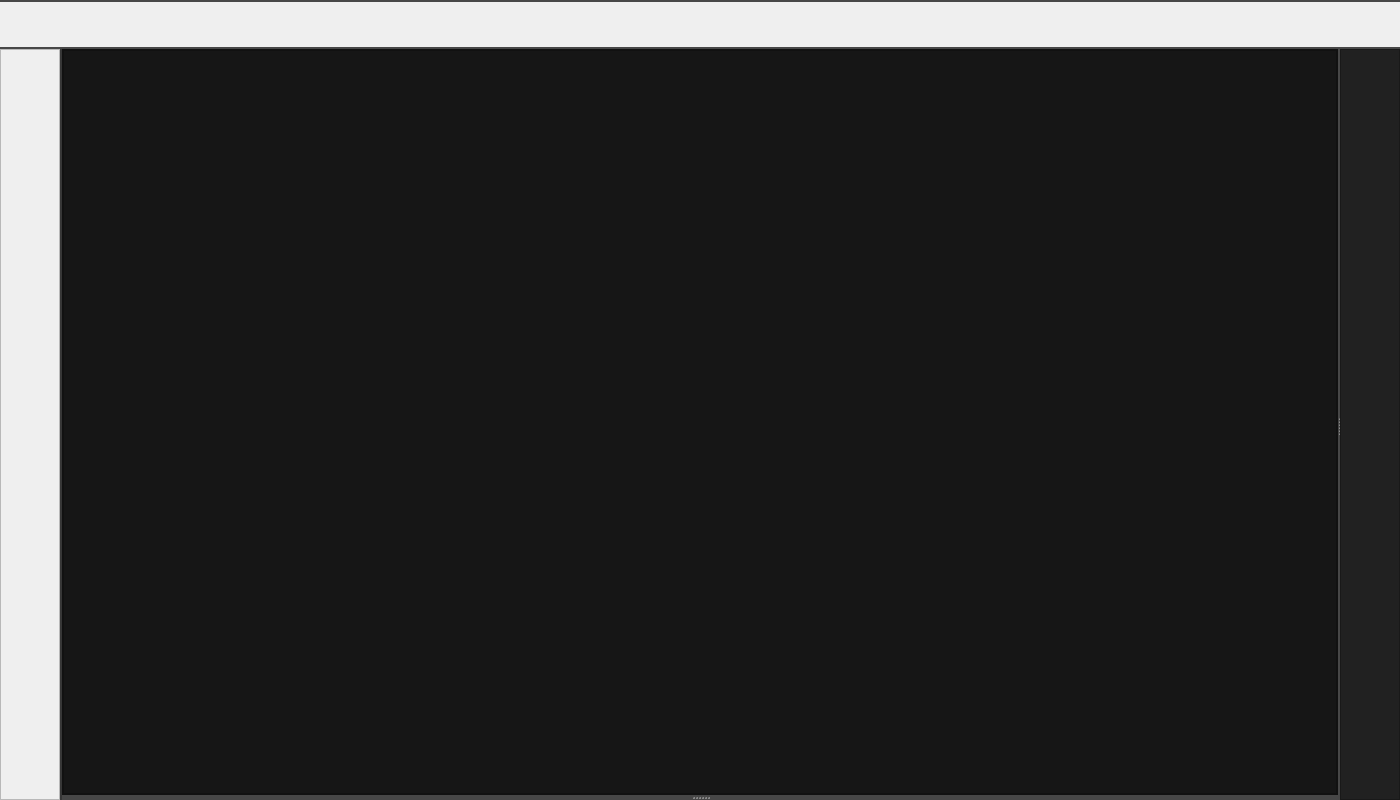
<?xml version="1.0" encoding="UTF-8"?>
<ui version="4.0">
 <class>MainWidget</class>
 <widget class="QFrame" name="MainWidget">
  <property name="windowModality">
   <enum>Qt::WindowModal</enum>
  </property>
  <property name="geometry">
   <rect>
    <x>0</x>
    <y>0</y>
    <width>1400</width>
    <height>800</height>
   </rect>
  </property>
  <property name="sizePolicy">
   <sizepolicy hsizetype="Preferred" vsizetype="Preferred">
    <horstretch>0</horstretch>
    <verstretch>0</verstretch>
   </sizepolicy>
  </property>
  <property name="font">
   <font>
    <stylestrategy>PreferAntialias</stylestrategy>
   </font>
  </property>
  <property name="windowTitle">
   <string>Frame</string>
  </property>
  <property name="styleSheet">
   <string notr="true"/>
  </property>
  <layout class="QVBoxLayout" name="verticalLayout">
   <property name="spacing">
    <number>0</number>
   </property>
   <property name="leftMargin">
    <number>0</number>
   </property>
   <property name="topMargin">
    <number>0</number>
   </property>
   <property name="rightMargin">
    <number>0</number>
   </property>
   <property name="bottomMargin">
    <number>0</number>
   </property>
   <item>
    <layout class="QVBoxLayout" name="verticalLayout_4">
     <property name="spacing">
      <number>0</number>
     </property>
     <property name="topMargin">
      <number>0</number>
     </property>
     <item>
      <widget class="QFrame" name="frame_2">
       <property name="minimumSize">
        <size>
         <width>0</width>
         <height>2</height>
        </size>
       </property>
       <property name="maximumSize">
        <size>
         <width>16777215</width>
         <height>2</height>
        </size>
       </property>
       <property name="styleSheet">
        <string notr="true">background-color: #474747;</string>
       </property>
       <property name="frameShape">
        <enum>QFrame::NoFrame</enum>
       </property>
       <property name="frameShadow">
        <enum>QFrame::Plain</enum>
       </property>
      </widget>
     </item>
     <item>
      <widget class="TopBar" name="topbar">
       <property name="minimumSize">
        <size>
         <width>0</width>
         <height>45</height>
        </size>
       </property>
       <property name="maximumSize">
        <size>
         <width>16777215</width>
         <height>45</height>
        </size>
       </property>
       <property name="frameShape">
        <enum>QFrame::NoFrame</enum>
       </property>
       <property name="frameShadow">
        <enum>QFrame::Plain</enum>
       </property>
      </widget>
     </item>
     <item>
      <widget class="QFrame" name="frame_3">
       <property name="minimumSize">
        <size>
         <width>0</width>
         <height>2</height>
        </size>
       </property>
       <property name="maximumSize">
        <size>
         <width>16777215</width>
         <height>2</height>
        </size>
       </property>
       <property name="styleSheet">
        <string notr="true">background-color: #474747;</string>
       </property>
       <property name="frameShape">
        <enum>QFrame::NoFrame</enum>
       </property>
       <property name="frameShadow">
        <enum>QFrame::Plain</enum>
       </property>
      </widget>
     </item>
     <item>
      <layout class="QHBoxLayout" name="horizontalLayout">
       <property name="spacing">
        <number>0</number>
       </property>
       <item>
        <widget class="DRAW_BAR" name="drawbar">
         <property name="sizePolicy">
          <sizepolicy hsizetype="Preferred" vsizetype="Preferred">
           <horstretch>0</horstretch>
           <verstretch>0</verstretch>
          </sizepolicy>
         </property>
         <property name="maximumSize">
          <size>
           <width>60</width>
           <height>16777215</height>
          </size>
         </property>
         <property name="frameShape">
          <enum>QFrame::StyledPanel</enum>
         </property>
         <property name="frameShadow">
          <enum>QFrame::Raised</enum>
         </property>
        </widget>
       </item>
       <item>
        <widget class="QFrame" name="frame_4">
         <property name="minimumSize">
          <size>
           <width>2</width>
           <height>0</height>
          </size>
         </property>
         <property name="maximumSize">
          <size>
           <width>2</width>
           <height>16777215</height>
          </size>
         </property>
         <property name="styleSheet">
          <string notr="true">background-color: #474747;</string>
         </property>
         <property name="frameShape">
          <enum>QFrame::StyledPanel</enum>
         </property>
         <property name="frameShadow">
          <enum>QFrame::Raised</enum>
         </property>
        </widget>
       </item>
       <item>
        <widget class="QFrame" name="chartview">
         <property name="styleSheet">
          <string notr="true">background-color: rgb(71, 71, 71);</string>
         </property>
         <property name="frameShape">
          <enum>QFrame::NoFrame</enum>
         </property>
         <property name="frameShadow">
          <enum>QFrame::Raised</enum>
         </property>
         <layout class="QVBoxLayout" name="verticalLayout_2" stretch="0">
          <property name="spacing">
           <number>2</number>
          </property>
          <property name="sizeConstraint">
           <enum>QLayout::SetDefaultConstraint</enum>
          </property>
          <property name="leftMargin">
           <number>0</number>
          </property>
          <property name="topMargin">
           <number>0</number>
          </property>
          <property name="rightMargin">
           <number>0</number>
          </property>
          <property name="bottomMargin">
           <number>0</number>
          </property>
          <item>
           <widget class="QSplitter" name="splitter_2">
            <property name="sizePolicy">
             <sizepolicy hsizetype="Preferred" vsizetype="Preferred">
              <horstretch>0</horstretch>
              <verstretch>0</verstretch>
             </sizepolicy>
            </property>
            <property name="orientation">
             <enum>Qt::Horizontal</enum>
            </property>
            <property name="handleWidth">
             <number>2</number>
            </property>
            <widget class="VSplitter" name="splitter">
             <property name="sizePolicy">
              <sizepolicy hsizetype="Preferred" vsizetype="Preferred">
               <horstretch>0</horstretch>
               <verstretch>0</verstretch>
              </sizepolicy>
             </property>
             <property name="frameShape">
              <enum>QFrame::NoFrame</enum>
             </property>
             <property name="orientation">
              <enum>Qt::Vertical</enum>
             </property>
             <property name="opaqueResize">
              <bool>true</bool>
             </property>
             <property name="handleWidth">
              <number>5</number>
             </property>
             <property name="childrenCollapsible">
              <bool>true</bool>
             </property>
             <widget class="QFrame" name="chartframe">
              <property name="sizePolicy">
               <sizepolicy hsizetype="Preferred" vsizetype="Preferred">
                <horstretch>0</horstretch>
                <verstretch>0</verstretch>
               </sizepolicy>
              </property>
              <property name="minimumSize">
               <size>
                <width>0</width>
                <height>0</height>
               </size>
              </property>
              <property name="styleSheet">
               <string notr="true">background-color: rgb(22, 22, 22);</string>
              </property>
              <property name="frameShape">
               <enum>QFrame::StyledPanel</enum>
              </property>
              <property name="frameShadow">
               <enum>QFrame::Raised</enum>
              </property>
              <layout class="QVBoxLayout" name="verticalLayout_6">
               <property name="spacing">
                <number>0</number>
               </property>
               <property name="leftMargin">
                <number>0</number>
               </property>
               <property name="topMargin">
                <number>0</number>
               </property>
               <property name="rightMargin">
                <number>0</number>
               </property>
               <property name="bottomMargin">
                <number>0</number>
               </property>
               <item>
                <widget class="QFrame" name="frame">
                 <property name="sizePolicy">
                  <sizepolicy hsizetype="Preferred" vsizetype="Preferred">
                   <horstretch>0</horstretch>
                   <verstretch>0</verstretch>
                  </sizepolicy>
                 </property>
                 <property name="frameShape">
                  <enum>QFrame::StyledPanel</enum>
                 </property>
                 <property name="frameShadow">
                  <enum>QFrame::Raised</enum>
                 </property>
                 <layout class="QVBoxLayout" name="verticalLayout_3">
                  <property name="spacing">
                   <number>0</number>
                  </property>
                  <property name="leftMargin">
                   <number>0</number>
                  </property>
                  <property name="topMargin">
                   <number>0</number>
                  </property>
                  <property name="rightMargin">
                   <number>0</number>
                  </property>
                  <property name="bottomMargin">
                   <number>0</number>
                  </property>
                  <item>
                   <widget class="GraphSplitter" name="chartbox_splitter">
                    <property name="sizePolicy">
                     <sizepolicy hsizetype="Preferred" vsizetype="Preferred">
                      <horstretch>0</horstretch>
                      <verstretch>0</verstretch>
                     </sizepolicy>
                    </property>
                    <property name="minimumSize">
                     <size>
                      <width>0</width>
                      <height>0</height>
                     </size>
                    </property>
                    <property name="orientation">
                     <enum>Qt::Vertical</enum>
                    </property>
                    <property name="opaqueResize">
                     <bool>true</bool>
                    </property>
                    <property name="handleWidth">
                     <number>1</number>
                    </property>
                   </widget>
                  </item>
                 </layout>
                </widget>
               </item>
              </layout>
             </widget>
             <widget class="QFrame" name="tradebox">
              <property name="sizePolicy">
               <sizepolicy hsizetype="Preferred" vsizetype="Preferred">
                <horstretch>0</horstretch>
                <verstretch>0</verstretch>
               </sizepolicy>
              </property>
              <property name="maximumSize">
               <size>
                <width>16777215</width>
                <height>0</height>
               </size>
              </property>
              <property name="styleSheet">
               <string notr="true">background-color: rgb(22, 22, 22);
background-color: rgb(72, 72, 72);</string>
              </property>
              <property name="frameShape">
               <enum>QFrame::NoFrame</enum>
              </property>
              <property name="frameShadow">
               <enum>QFrame::Raised</enum>
              </property>
             </widget>
            </widget>
            <widget class="QFrame" name="rightview">
             <property name="sizePolicy">
              <sizepolicy hsizetype="Preferred" vsizetype="Preferred">
               <horstretch>0</horstretch>
               <verstretch>0</verstretch>
              </sizepolicy>
             </property>
             <property name="maximumSize">
              <size>
               <width>0</width>
               <height>16777215</height>
              </size>
             </property>
             <property name="font">
              <font>
               <stylestrategy>PreferAntialias</stylestrategy>
              </font>
             </property>
             <property name="styleSheet">
              <string notr="true">background-color: rgb(22, 22, 22);
background-color: rgb(72, 72, 72);</string>
             </property>
             <property name="frameShape">
              <enum>QFrame::NoFrame</enum>
             </property>
             <property name="frameShadow">
              <enum>QFrame::Raised</enum>
             </property>
            </widget>
           </widget>
          </item>
         </layout>
        </widget>
       </item>
       <item>
        <widget class="RIGHT_BAR" name="rightbar">
         <property name="sizePolicy">
          <sizepolicy hsizetype="Preferred" vsizetype="Preferred">
           <horstretch>0</horstretch>
           <verstretch>0</verstretch>
          </sizepolicy>
         </property>
         <property name="maximumSize">
          <size>
           <width>60</width>
           <height>16777215</height>
          </size>
         </property>
         <property name="styleSheet">
          <string notr="true">background-color: rgb(255, 85, 0);
background-color: rgb(33, 33, 33);</string>
         </property>
         <property name="frameShape">
          <enum>QFrame::StyledPanel</enum>
         </property>
         <property name="frameShadow">
          <enum>QFrame::Raised</enum>
         </property>
        </widget>
       </item>
      </layout>
     </item>
    </layout>
   </item>
  </layout>
 </widget>
 <customwidgets>
  <customwidget>
   <class>DRAW_BAR</class>
   <extends>QFrame</extends>
   <header location="global">gui_components.draw_bar.draw_bar</header>
   <container>1</container>
  </customwidget>
  <customwidget>
   <class>TopBar</class>
   <extends>QFrame</extends>
   <header location="global">gui_components.top_bar.top_bar</header>
   <container>1</container>
  </customwidget>
  <customwidget>
   <class>VSplitter</class>
   <extends>QSplitter</extends>
   <header location="global">gui_components.qfluentwidgets.components.container.vspliter</header>
   <container>1</container>
  </customwidget>
  <customwidget>
   <class>RIGHT_BAR</class>
   <extends>QFrame</extends>
   <header location="global">gui_components.right_bar.right_bar</header>
   <container>1</container>
  </customwidget>
  <customwidget>
   <class>GraphSplitter</class>
   <extends>QSplitter</extends>
   <header location="global">graph_objects.chart_component.graph_spliter</header>
   <container>1</container>
  </customwidget>
 </customwidgets>
 <resources/>
 <connections/>
</ui>
